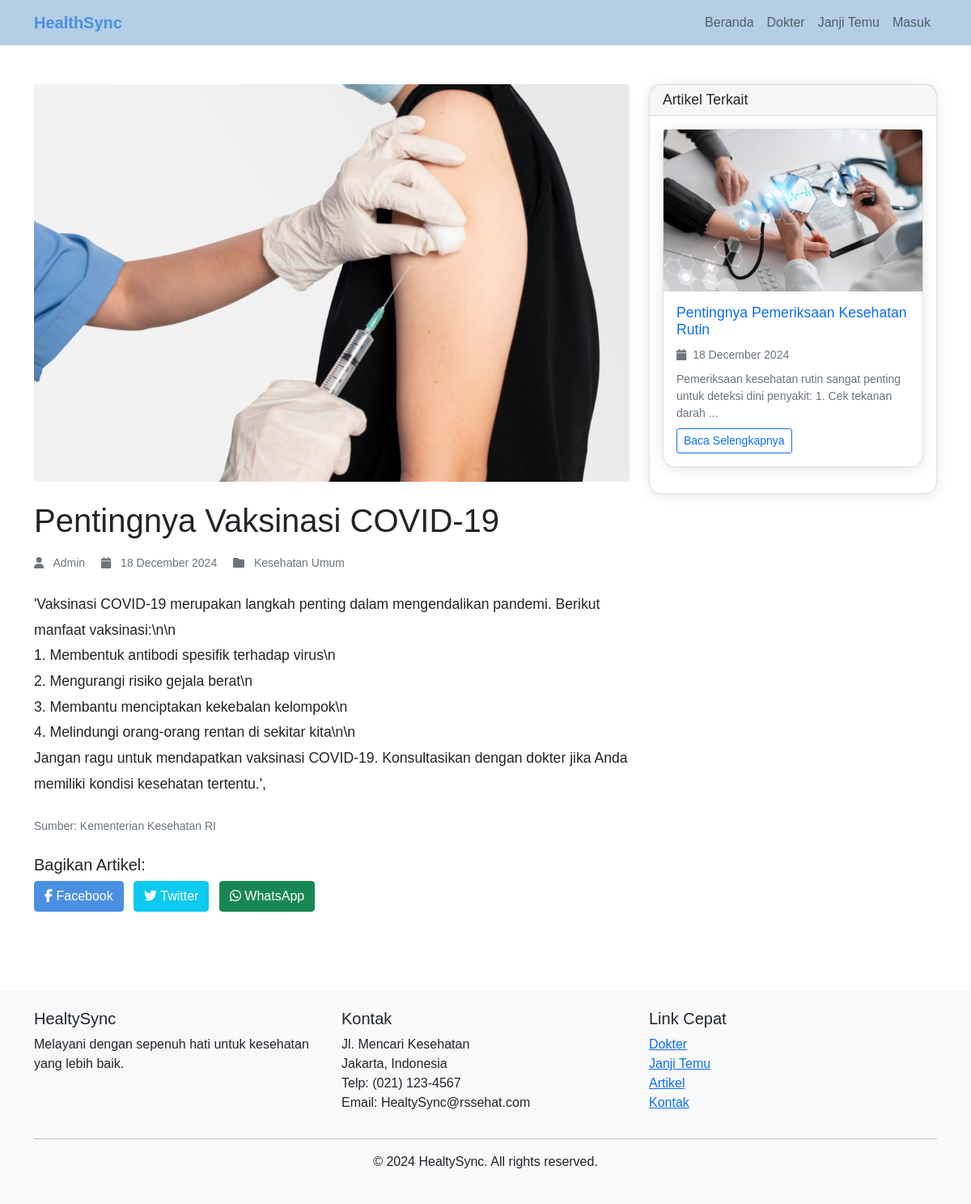
The page /article.php?id=6 on the database its author committed.
### tables this page shows
CREATE TABLE `health_articles` (
  `id` int(11) NOT NULL,
  `title` varchar(255) NOT NULL,
  `content` text NOT NULL,
  `image` varchar(255) DEFAULT NULL,
  `category` varchar(100) NOT NULL,
  `author_id` int(11) DEFAULT NULL,
  `source` varchar(255) DEFAULT NULL,
  `published_at` timestamp NOT NULL DEFAULT current_timestamp(),
  `created_at` timestamp NOT NULL DEFAULT current_timestamp(),
  `updated_at` timestamp NOT NULL DEFAULT current_timestamp() ON UPDATE current_timestamp()
);

### article.php (the view, shortened to what this page needs)
<?php
require_once 'config/database.php';
if (isset($_GET['id'])) {
    try {
        $stmt = $pdo->prepare("
            SELECT
                ha.*,
                u.name as author_name
            FROM health_articles ha
            LEFT JOIN users u ON ha.author_id = u.id
            WHERE ha.id = ?
        ");
        $stmt->execute([$_GET['id']]);
        $article = $stmt->fetch();
        $stmt = $pdo->prepare("
            SELECT * FROM health_articles
            WHERE category = ? AND id != ?
            ORDER BY published_at DESC
            LIMIT 3
        ");
        $stmt->execute([$article['category'], $article['id']]);
        $related_articles = $stmt->fetchAll();
    } catch(PDOException $e) {
        $error = "Terjadi kesalahan saat mengambil artikel.";
    }
    try {
        $stmt = $pdo->prepare("
            SELECT * FROM health_articles
            WHERE category = ?
            AND id != ?
            AND published_at <= CURRENT_TIMESTAMP
            ORDER BY published_at DESC
            LIMIT 3
        ");
        $stmt->execute([$article['category'], $article['id']]);
        $related_articles = $stmt->fetchAll();
    } catch(PDOException $e) {
        $error = "Terjadi kesalahan saat mengambil artikel terkait.";
    }
} else {
    header("Location: articles.php");
    exit();
}
include 'includes/header.php';
?>
<div class="container my-5">
    <?php if (isset($error)): ?>
        <div class="alert alert-danger"><?php echo $error; ?></div>
    <?php else: ?>
        <div class="row">
            <div class="col-lg-8">
                <article>
                    <?php if($article['image']): ?>
                        <img src="<?php echo htmlspecialchars($article['image']); ?>"
                             alt="<?php echo htmlspecialchars($article['title']); ?>"
                             class="img-fluid rounded mb-4">
                    <?php endif; ?>
                    <h1 class="mb-3"><?php echo htmlspecialchars($article['title']); ?></h1>
                    <div class="text-muted mb-4">
                        <small>
                            <i class="fas fa-user me-2"></i>
                            <?php echo htmlspecialchars($article['author_name'] ?? 'Admin'); ?>
                            <i class="fas fa-calendar ms-3 me-2"></i>
                            <?php echo date('d F Y', strtotime($article['published_at'])); ?>
                            <i class="fas fa-folder ms-3 me-2"></i>
                            <?php echo htmlspecialchars($article['category']); ?>
                        </small>
                    </div>
                    <div class="article-content">
                        <?php echo nl2br(htmlspecialchars($article['content'])); ?>
                    </div>
                    <?php if($article['source']): ?>
                        <div class="mt-4">
                            <small class="text-muted">
                                Sumber: <?php echo htmlspecialchars($article['source']); ?>
                            </small>
                        </div>
                    <?php endif; ?>
                </article>
                <div class="mt-4 mb-5">
                    <h5>Bagikan Artikel:</h5>
                    <?php
                    $share_url = urlencode("http://" . $_SERVER['HTTP_HOST'] . $_SERVER['REQUEST_URI']);
                    $share_title = urlencode($article['title']);
                    ?>
                    <a href="https://www.facebook.com/sharer/sharer.php?u=<?php echo $share_url; ?>"
                       class="btn btn-primary me-2" target="_blank">
                        <i class="fab fa-facebook-f"></i> Facebook
                    </a>
                    <a href="https://twitter.com/intent/tweet?url=<?php echo $share_url; ?>&text=<?php echo $share_title; ?>"
                       class="btn btn-info me-2 text-white" target="_blank">
                        <i class="fab fa-twitter"></i> Twitter
                    </a>
                    <a href="https://wa.me/?text=<?php echo $share_title . '%20' . $share_url; ?>"
                       class="btn btn-success" target="_blank">
                        <i class="fab fa-whatsapp"></i> WhatsApp
                    </a>
                </div>
            </div>
            <div class="col-lg-4">
                <div class="card mb-4">
                    <div class="card-header">
                        <h5 class="card-title mb-0">Artikel Terkait</h5>
                    </div>
                    <div class="card-body">
                        <?php if(empty($related_articles)): ?>
                            <p class="text-muted">Tidak ada artikel terkait.</p>
                        <?php else: ?>
                            <?php foreach($related_articles as $related): ?>
                                <div class="card mb-3">
                                    <?php if($related['image']): ?>
                                        <img src="<?php echo htmlspecialchars($related['image']); ?>"
                                            alt="<?php echo htmlspecialchars($related['title']); ?>"
                                            class="card-img-top">
                                    <?php endif; ?>
                                    <div class="card-body">
                                        <h6 class="card-title">
                                            <a href="article.php?id=<?php echo $related['id']; ?>"
                                            class="text-decoration-none">
                                                <?php echo htmlspecialchars($related['title']); ?>
                                            </a>
                                        </h6>
                                        <p class="card-text">
                                            <small class="text-muted">
                                                <i class="fas fa-calendar me-1"></i>
                                                <?php echo date('d F Y', strtotime($related['published_at'])); ?>
                                            </small>
                                        </p>
                                        <p class="card-text text-muted small">
                                            <?php
                                            $excerpt = strip_tags($related['content']);
                                            echo substr($excerpt, 0, 100) . '...';
                                            ?>
                                        </p>
                                        <a href="article.php?id=<?php echo $related['id']; ?>"
                                        class="btn btn-sm btn-outline-primary">
                                            Baca Selengkapnya
                                        </a>
                                    </div>
                                </div>
                            <?php endforeach; ?>
                        <?php endif; ?>
                    </div>
                </div>
            </div>
        </div>
    <?php endif; ?>
</div>
<?php include 'includes/footer.php'; ?>

### includes/header.php (style rules this page uses)
:root { --primary-color: #4A90E2; --light-blue: #b3cee5; }
body { font-family: 'Arial', sans-serif; background-color: #ffffff; }
.btn-primary { background-color: var(--primary-color); border-color: var(--primary-color); }
.card { border-radius: 15px; box-shadow: 0 2px 15px rgba(0,0,0,0.1); }

### article.php (style rules this page uses)
.article-content { line-height: 1.8; font-size: 1.1em; }
.card-img-top { height: 200px; object-fit: cover; }
.card .card-title { font-size: 1.1rem; margin-bottom: 0.5rem; }
.card .card-text { margin-bottom: 0.5rem; }

### rows shown on the page
health_articles: image (picture), title "Pentingnya Vaksinasi COVID-19", published_at "18 December 2024", category "Kesehatan Umum", content "'Vaksinasi COVID-19 merupakan langkah penting dalam mengendalikan pandemi. Berikut manfaat vaksinasi:\\n\\n 1. Membentuk antibodi spesifik terhadap virus\\n 2. Mengurangi risiko gejala berat\\n 3. Membantu menciptakan kekebalan kelompok\\n 4. Melindungi orang-orang rentan di sekitar kita\\n\\n Jangan ragu untuk mendapatkan vaksinasi COVID-19. Konsultasikan dengan dokter jika Anda memiliki kondisi kesehatan tertentu.',", source "Kementerian Kesehatan RI"
health_articles: image (picture), title "Pentingnya Pemeriksaan Kesehatan Rutin", published_at "18 December 2024", content "Pemeriksaan kesehatan rutin sangat penting untuk deteksi dini penyakit: 1. Cek tekanan darah"

### other values the page prints
$article['author_name'] "Admin"
